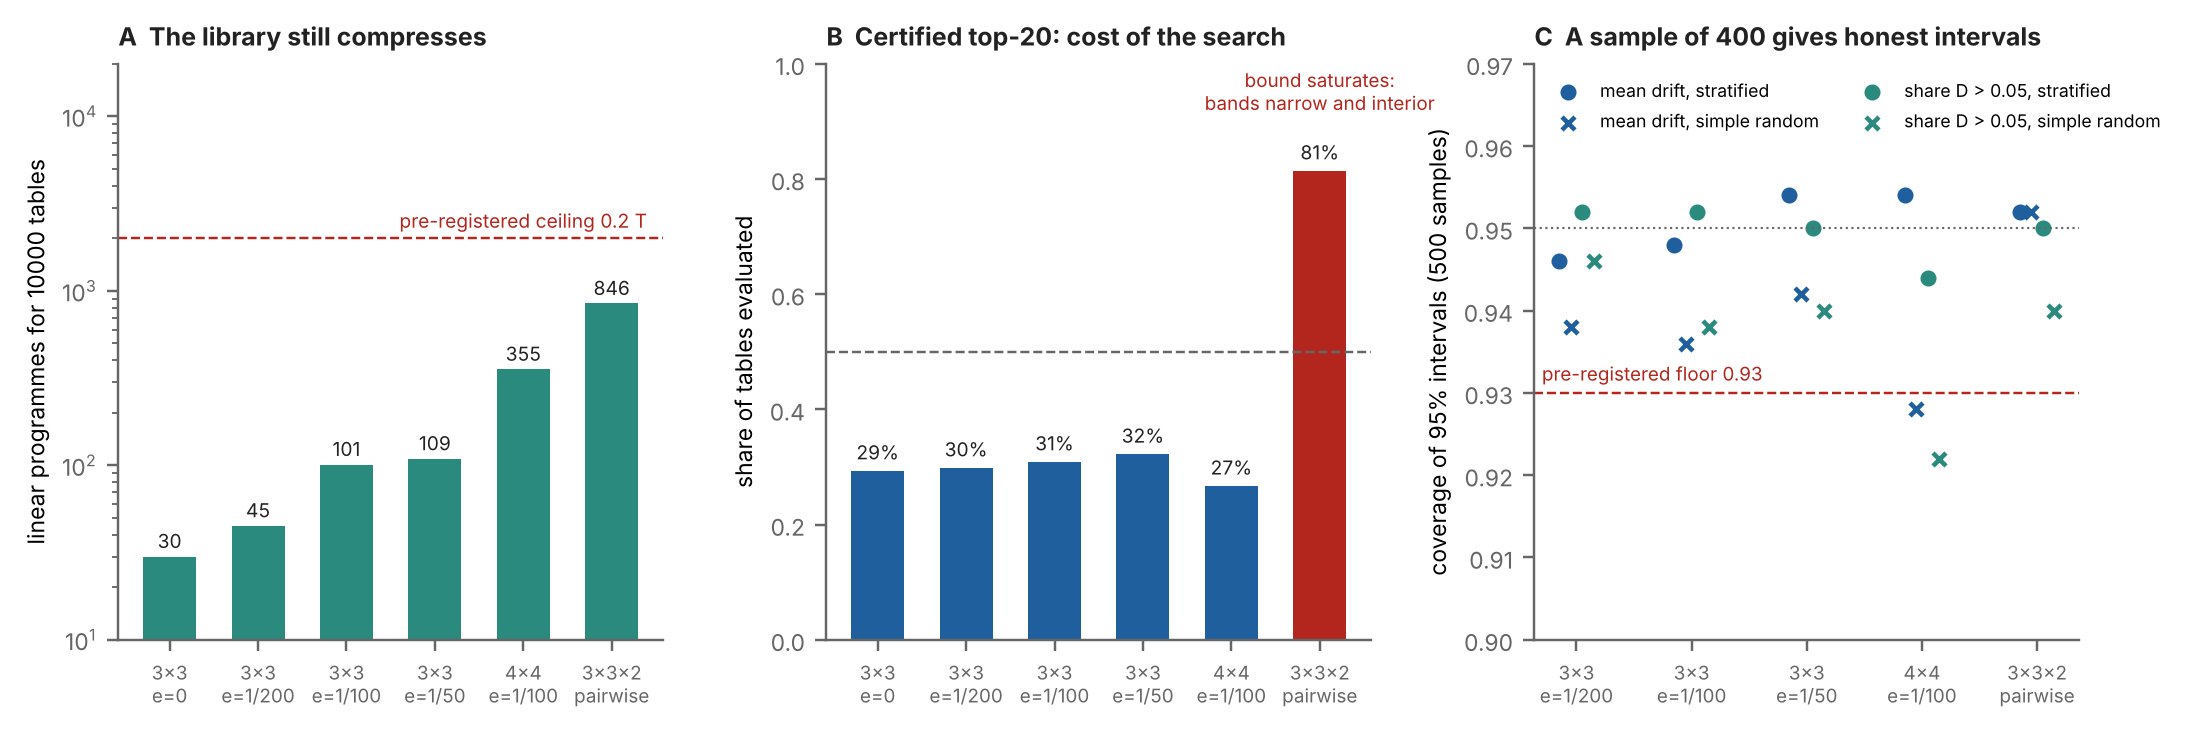

This chart was generated by the following Python code:
"""Study 29 (sec:tolerance; engine/study29_tolerance/tolerance.json from check_tolerance.py). A: linear programmes for all four band
ends and the defined test, per family, against the 10000 tables. B: share of defined tables whose after-evidence band the certified
top-20 search had to evaluate (pre-registered ceiling 50%). C: coverage of the 95% intervals over 500 replicate samples of 400 tables,
stratified against simple random sampling, for the mean drift and the share of tables with drift above 0.05."""
import os, json
import numpy as np
import matplotlib; matplotlib.use("Agg")
import matplotlib.pyplot as plt
HERE = os.path.dirname(os.path.abspath(__file__)); D = json.load(open(os.path.join(HERE, "..", "engine", "study29_tolerance", "tolerance.json")))
INK, MUTED = "#222222", "#666666"; BLUE, TEAL, RED, GREY = "#1f5f9e", "#2b8a7e", "#b3261e", "#c9c9c9"
plt.rcParams.update({"font.size": 7.5, "axes.edgecolor": MUTED, "xtick.color": MUTED, "ytick.color": MUTED, "axes.spines.top": False, "axes.spines.right": False})
lab = {"tol3-0": "3x3\ne=0", "tol3-1/200": "3x3\ne=1/200", "tol3-1/100": "3x3\ne=1/100", "tol3-1/50": "3x3\ne=1/50", "tol4-1/100": "4x4\ne=1/100", "pair332": "3x3x2\npairwise"}
fams = list(D); xs = np.arange(len(fams))
fig, axs = plt.subplots(1, 3, figsize=(11.5, 3.4), gridspec_kw=dict(wspace=0.3))
ax = axs[0]; sv = [sum(D[f]["solves"].values()) for f in fams]
ax.bar(xs, sv, color=TEAL, width=0.6); ax.axhline(2000, color=RED, lw=0.8, ls="--"); ax.text(len(fams) - 0.6, 2000 * 1.15, "pre-registered ceiling 0.2 T", color=RED, fontsize=6.3, ha="right")
for x, v in zip(xs, sv): ax.text(x, v * 1.12, str(v), ha="center", fontsize=6.3, color=INK)
ax.set_yscale("log"); ax.set_ylim(10, 20000); ax.set_xticks(xs); ax.set_xticklabels([lab[f] for f in fams], fontsize=6.2); ax.set_ylabel("linear programmes for 10000 tables")
ax.set_title("A  The library still compresses", loc="left", fontsize=8.2, fontweight="bold", color=INK)
ax = axs[1]; sh = [D[f]["topk"]["share"] for f in fams]
ax.bar(xs, sh, color=[RED if s > 0.5 else BLUE for s in sh], width=0.6); ax.axhline(0.5, color=MUTED, lw=0.8, ls="--")
for x, v in zip(xs, sh): ax.text(x, v + 0.02, f"{v:.0%}", ha="center", fontsize=6.3, color=INK)
ax.set_ylim(0, 1); ax.set_xticks(xs); ax.set_xticklabels([lab[f] for f in fams], fontsize=6.2); ax.set_ylabel("share of tables evaluated")
ax.text(5, 0.92, "bound saturates:\nbands narrow and interior", fontsize=6.2, color=RED, ha="center")
ax.set_title("B  Certified top-20: cost of the search", loc="left", fontsize=8.2, fontweight="bold", color=INK)
ax = axs[2]; tf = [f for f in fams if D[f]["sample"]]; x2 = np.arange(len(tf))
for off, key, col, mk, name in ((-0.15, "mean_str", BLUE, "o", "mean drift, stratified"), (-0.05, "mean_srs", BLUE, "x", "mean drift, simple random"),
                                 (0.05, "share_str", TEAL, "o", "share D > 0.05, stratified"), (0.15, "share_srs", TEAL, "x", "share D > 0.05, simple random")):
    ax.scatter(x2 + off, [D[f]["sample"]["coverage"][key] for f in tf], color=col, marker=mk, s=18, label=name)
ax.axhline(0.95, color=MUTED, lw=0.7, ls=":"); ax.axhline(0.93, color=RED, lw=0.8, ls="--"); ax.text(-0.3, 0.9315, "pre-registered floor 0.93", color=RED, fontsize=6.2)
ax.set_ylim(0.9, 0.97); ax.set_xticks(x2); ax.set_xticklabels([lab[f] for f in tf], fontsize=6.2); ax.set_ylabel("coverage of 95% intervals (500 samples)")
ax.legend(frameon=False, fontsize=5.8, loc="upper left", ncol=2)
ax.set_title("C  A sample of 400 gives honest intervals", loc="left", fontsize=8.2, fontweight="bold", color=INK)
fig.savefig(os.path.join(HERE, "fig_tolerance.png"), dpi=220, bbox_inches="tight"); print("ok")
